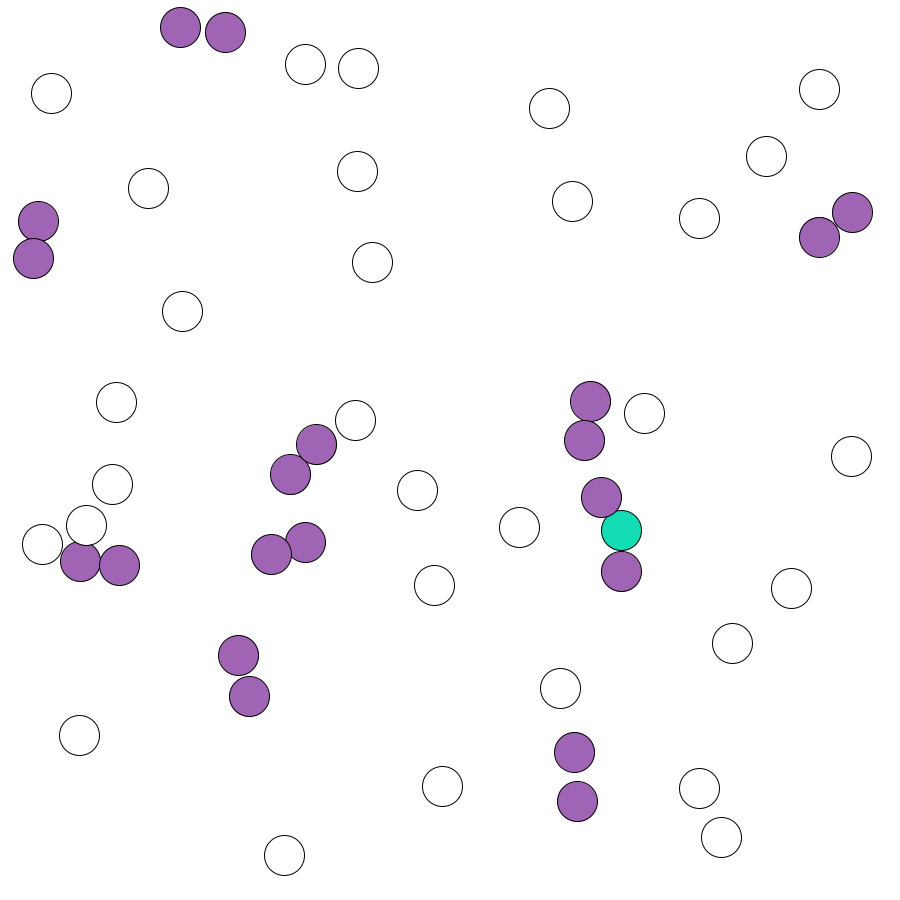
Frame 1 (no input)
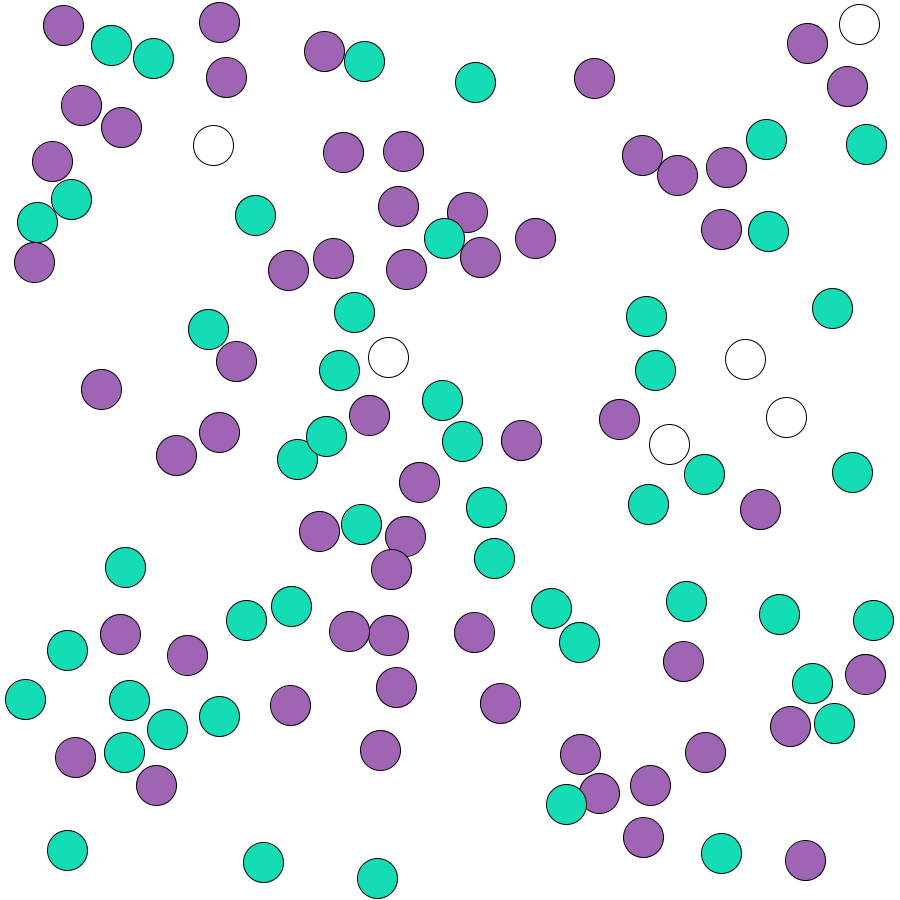
Frame 60 (the mouse pressed at the canvas centre just before this capture)
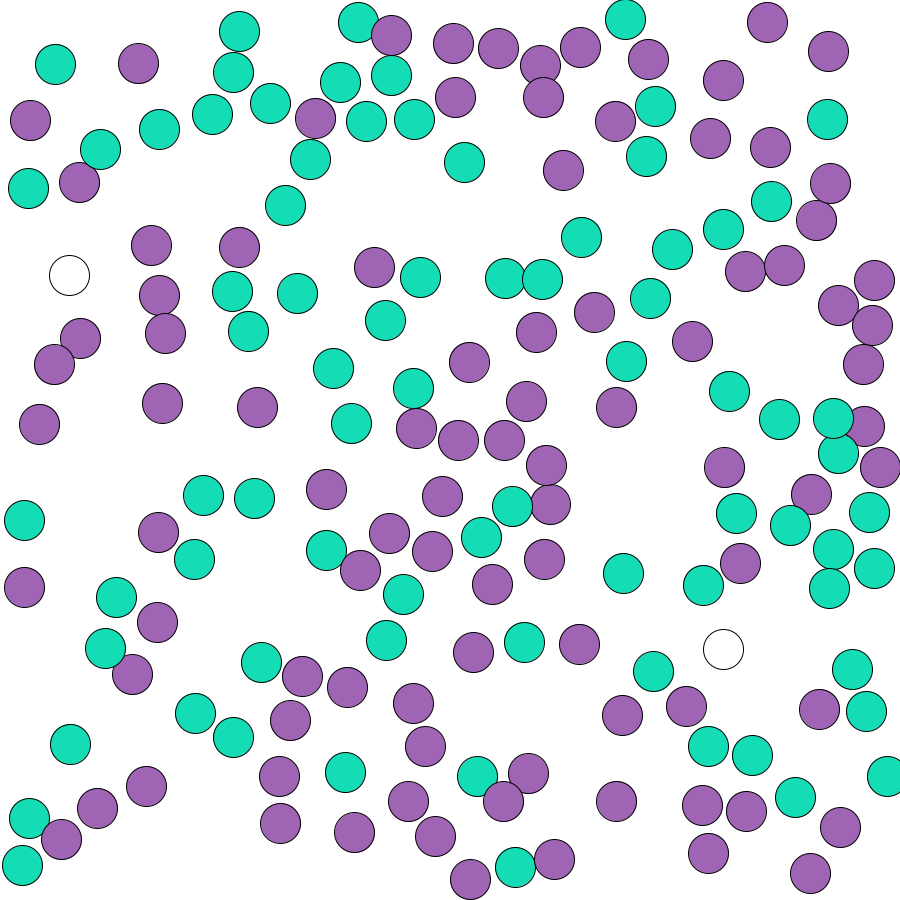
Frame 120 (the mouse held since frame 60 and released just before this capture)

The Processing sketch that drew these frames (run headless with seeded random() and noise(); from frame 60 on, the mouse is pressed at the canvas centre):

// Processing sketch: yeetballs
// ── yeetballs.pde
ArrayList<Ball> balls = new ArrayList<Ball>();
int ball_num;
int counter;
int frameCounter;
int currSec;
int prevSec;

void setup() {
  size(900, 900);
  ball_num = 50;
  counter = 0;
  frameCounter = 0;
  for (int i = 0; i < ball_num; i++) {
    balls.add(new Ball());
  }
}

void draw() {
  background(255);
  counter++;
  frameCounter++;
  currSec = second();
  if (currSec != prevSec){
   print(frameCounter + "fps, " + balls.size() + " balls\n");
   frameCounter = 0;
   prevSec = currSec;
  }
  
  if (counter >= 1){
   balls.add(new Ball());
   counter = 0;
  }
  
  checkCollisions();
  for (Ball ball : balls) {
    ball.moveMe();
    ball.drawMe();
  }
  
}

void checkCollisions() {
  for (int i = 0; i < balls.size()-1; i++) {
    for (int j = i+1; j< balls.size(); j++) {
      Ball a = balls.get(i);
      Ball b = balls.get(j);
      if (dist(a.pos.x, a.pos.y, b.pos.x, b.pos.y) < a.r+b.r) {
        collisionResponse_mass(a,b);
        a.toggleColour();
        b.toggleColour();
      }
    }
  }
}

void collisionResponse_mass(Ball a, Ball b) {
  PVector v1 = a.vel;
  PVector v2 = b.vel;

  PVector cen1 = a.pos;
  PVector cen2 = b.pos;

  // calculate v1New, the new velocity of this mover
  float massPart1 = 2*b.mass / (a.mass + b.mass);
  PVector v1subv2 = PVector.sub(v1, v2);
  PVector cen1subCen2 = PVector.sub(cen1, cen2);
  float topBit1 = v1subv2.dot(cen1subCen2);
  float bottomBit1 = cen1subCen2.mag()*cen1subCen2.mag();

  float multiplyer1 = massPart1 * (topBit1/bottomBit1);
  PVector changeV1 = PVector.mult(cen1subCen2, multiplyer1);

  PVector v1New = PVector.sub(v1, changeV1);

  // calculate v2New, the new velocity of other mover
  float massPart2 = 2*a.mass/(a.mass + b.mass);
  PVector v2subv1 = PVector.sub(v2, v1);
  PVector cen2subCen1 = PVector.sub(cen2, cen1);
  float topBit2 = v2subv1.dot(cen2subCen1);
  float bottomBit2 = cen2subCen1.mag()*cen2subCen1.mag();

  float multiplyer2 = massPart2 * (topBit2/bottomBit2);
  PVector changeV2 = PVector.mult(cen2subCen1, multiplyer2);

  PVector v2New = PVector.sub(v2, changeV2);

  a.vel = v1New;
  b.vel = v2New;
  ensureNoOverlap(a,b);
}


void ensureNoOverlap(Ball a, Ball b) {
  // the purpose of this method is to avoid ball sticking together:
  // if they are overlapping it moves this ball directly away from the other ball to ensure
  // they are not still overlapping come the next collision check 


  PVector cen1 = a.pos;
  PVector cen2 = b.pos;

  float cumulativeRadii = (a.r + b.r)+2; // extra fudge factor
  float distanceBetween = cen1.dist(cen2);

  float overlap = cumulativeRadii - distanceBetween;
  if (overlap > 0) {
    // move this away from other
    PVector vectorAwayFromOtherNormalized = PVector.sub(cen1, cen2).normalize();
    PVector amountToMove = PVector.mult(vectorAwayFromOtherNormalized, overlap);
    a.pos.add(amountToMove);
  }
}

PVector vec(float x, float y) {
  return new PVector(x, y);
}

// ── ballClass.pde
class Ball {
  int r;
  int d;
  PVector vel;
  PVector pos;
  ArrayList<Ball> ballList; 
  color colour;
  int mass = 1;
  Ball() {
    this.r = 20;
    d = r*2;
    colour = color(255, 255, 255);
    this.vel = vec(random(-5, 5), random(-5, 5)); 
    this.pos = vec(random(20, width-20), random(20, height-20));
  }

  void drawMe() {
    strokeWeight(1);
    ellipseMode(CENTER);
    fill(colour);
    ellipse(pos.x, pos.y, d, d);
  }

  void moveMe() {
    //bounceWalls(); 
    passWalls();
    pos.x += vel.x; 
    pos.y += vel.y;
  }

  void passWalls() {
    if (pos.x-r < 0) { 
      pos.x = width-r;
    }
    if (pos.x+r > width) {
      pos.x = 0+r;
    }
    if (pos.y-r < 0) { 
      pos.y = width-r;
    }
    if (pos.y+r > width) {
      pos.y = 0+r;
    }
  }

  void bounceWalls() {
    if (pos.x-r < 0) { 
      pos.x = 0+r;
      vel.x *= -1;
    }
    if (pos.x+r > width) {
      pos.x = width-r;
      vel.x *= -1;
    }
    if (pos.y-r < 0) { 
      pos.y = 0+r;
      vel.y *= -1;
    }
    if (pos.y+r > width) {
      pos.y = width-r;
      vel.y *= -1;
    }
  }

  void toggleColour() {
    if (colour == color(160, 100, 180)) {
      colour = color(20, 220, 180);
    } else {
      colour = color(160, 100, 180);
    }
  }
}
